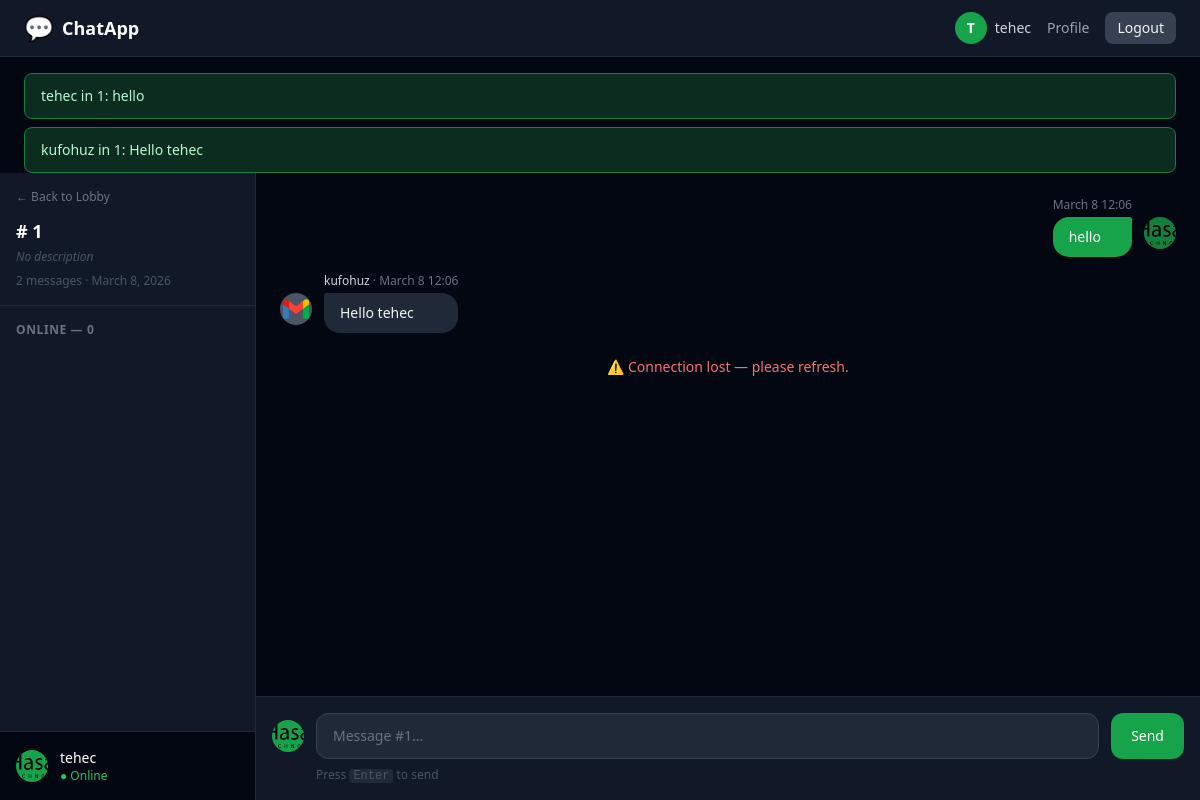
The app's page /chat/1/ (signed in) with its own data.
### accounts/models.py (models this page shows)
class User(AbstractUser):
    email = models.EmailField(unique=True)
    bio = models.TextField(blank=True, null=True)
    avatar = models.ImageField(upload_to='avatars/', blank=True, null=True)
    def __str__(self):
        return self.username

### chat/models.py (models this page shows)
class Message(models.Model):
    room      = models.ForeignKey(Room, on_delete=models.CASCADE, related_name='messages')
    user      = models.ForeignKey(settings.AUTH_USER_MODEL, on_delete=models.SET_NULL, null=True, blank=True)
    content   = models.TextField()
    edited    = models.BooleanField(default=False)
    timestamp = models.DateTimeField(auto_now_add=True)
    updated_at = models.DateTimeField(auto_now=True)
    class Meta:
        ordering = ['timestamp']
    def __str__(self):
        return f'{self.user} in {self.room}: {self.content[:50]}'

class Room(models.Model):
    name        = models.CharField(max_length=255, unique=True)
    description = models.CharField(max_length=500, blank=True, null=True)
    created_by  = models.ForeignKey(
        settings.AUTH_USER_MODEL,
        on_delete=models.SET_NULL,
        null=True, blank=True,
        related_name='created_rooms'
    )
    created_at  = models.DateTimeField(auto_now_add=True)
    def __str__(self):
        return self.name

### chat/views.py (the view)
# urls.py: path('<str:room_name>/', views.room, name='room'),
@login_required
def room(request, room_name):
    room, created = Room.objects.get_or_create(
        name=room_name,
        defaults={'created_by': request.user}
    )
    messages = Message.objects.filter(room=room).order_by('timestamp')[:50]
    return render(request, 'room.html', {
        'room_name': room_name,
        'room': room,
        'messages': messages,
    })

### chat/templates/room.html (shortened to what this page needs)
{% extends "base.html" %}
{% block content %}
<div class="flex flex-1 overflow-hidden" style="height: calc(100vh - 57px);">
    <aside class="w-64 bg-gray-900 border-r border-gray-800 flex flex-col shrink-0">
        <div class="p-4 border-b border-gray-800">
            <a href="/chat/" class="text-gray-500 hover:text-gray-300 text-xs flex items-center gap-1 mb-3 transition-colors">
                ← Back to Lobby
            </a>
            <h2 class="text-white font-bold text-lg"># {{ room_name }}</h2>
            <div id="room-desc-display">
                {% if room.description %}
                    <p id="room-desc-text" class="text-gray-400 text-xs mt-1">{{ room.description }}</p>
                {% else %}
                    <p id="room-desc-text" class="text-gray-600 text-xs mt-1 italic">No description</p>
                {% endif %}
            </div>
            <p class="text-gray-600 text-xs mt-2">{{ messages.count }} messages · {{ room.created_at|date:"N j, Y" }}</p>
        </div>
        <div class="p-4 flex-1 overflow-y-auto">
            <p class="text-gray-500 text-xs font-semibold uppercase tracking-wider mb-3">
                Online — <span id="online-count">0</span>
            </p>
        </div>
        <div class="p-4 border-t border-gray-800 bg-gray-950">
            <div class="flex items-center gap-3">
                <div class="w-8 h-8 rounded-full bg-green-600 flex items-center justify-center font-bold text-white text-sm shrink-0 overflow-hidden"
                     style="min-width:2rem; min-height:2rem;">
                    {% if user.avatar %}
                        <img src="{{ user.avatar.url }}" alt="{{ user.username }}"
                             style="width:100%; height:100%; object-fit:cover; display:block;">
                    {% else %}
                        {{ user.username|first|upper }}
                    {% endif %}
                </div>
                <div class="overflow-hidden">
                    <p class="text-white text-sm font-medium truncate">{{ user.username }}</p>
                    <p class="text-green-500 text-xs">● Online</p>
                </div>
            </div>
        </div>
    </aside>
    <div class="flex-1 flex flex-col overflow-hidden">
        <div id="chat-log" class="flex-1 overflow-y-auto p-6 space-y-4">
            {% if messages %}
                {% for message in messages %}
                    {% if message.user.username == user.username %}
                    <div class="flex justify-end gap-3 group" data-message-id="{{ message.id }}">
                        <div class="max-w-lg">
                            <p class="text-xs text-gray-500 text-right mb-1">
                                {{ message.timestamp|date:"N j" }} {{ message.timestamp|time:"H:i" }}
                            </p>
                            <div id="msg-{{ message.id }}"
                                 class="bg-green-600 text-white px-4 py-2.5 rounded-2xl rounded-tr-sm">
                                <p class="text-sm message-content">{{ message.content }}</p>
                            </div>
                        </div>
                        <div class="w-8 h-8 rounded-full bg-green-700 flex items-center justify-center font-bold text-white text-xs shrink-0 mt-5 overflow-hidden"
                             style="min-width:2rem; min-height:2rem;">
                            {% if message.user.avatar %}
                                <img src="{{ message.user.avatar.url }}" alt="{{ message.user.username }}"
                                     style="width:100%; height:100%; object-fit:cover; display:block;">
                            {% else %}
                                {{ message.user.username|first|upper }}
                            {% endif %}
                        </div>
                    </div>
                    {% else %}
                    <div class="flex gap-3" data-message-id="{{ message.id }}">
                        <div class="w-8 h-8 rounded-full bg-gray-600 flex items-center justify-center font-bold text-white text-xs shrink-0 mt-5 overflow-hidden"
                             style="min-width:2rem; min-height:2rem;">
                            {% if message.user.avatar %}
                                <img src="{{ message.user.avatar.url }}" alt="{{ message.user.username }}"
                                     style="width:100%; height:100%; object-fit:cover; display:block;">
                            {% else %}
                                {{ message.user.username|default:"A"|first|upper }}
                            {% endif %}
                        </div>
                        <div class="max-w-lg">
                            <p class="text-xs text-gray-500 mb-1">
                                <span class="text-gray-300 font-medium">{{ message.user|default:"Anonymous" }}</span>
                                · {{ message.timestamp|date:"N j" }} {{ message.timestamp|time:"H:i" }}
                            </p>
                            <div id="msg-{{ message.id }}"
                                 class="bg-gray-800 text-gray-100 px-4 py-2.5 rounded-2xl rounded-tl-sm">
                                <p class="text-sm message-content">{{ message.content }}</p>
                            </div>
                        </div>
                    </div>
                    {% endif %}
                {% endfor %}
            {% else %}
                <div class="flex flex-col items-center justify-center text-center py-20">
                    <p class="text-5xl mb-4">👋</p>
                    <p class="text-gray-400 font-medium">No messages yet</p>
                    <p class="text-gray-600 text-sm mt-1">Be the first to say something!</p>
                </div>
            {% endif %}
        </div>
        <div class="p-4 border-t border-gray-800 bg-gray-900">
            <div class="flex gap-3 items-center">
                <div class="w-8 h-8 rounded-full bg-green-600 flex items-center justify-center font-bold text-white text-sm shrink-0 overflow-hidden"
                     style="min-width:2rem; min-height:2rem;">
                    {% if user.avatar %}
                        <img src="{{ user.avatar.url }}" alt="{{ user.username }}"
                             style="width:100%; height:100%; object-fit:cover; display:block;">
                    {% else %}
                        {{ user.username|first|upper }}
                    {% endif %}
                </div>
                <div class="flex-1 flex gap-3">
                    <input id="chat-message-input" type="text"
                        placeholder="Message #{{ room_name }}..."
                        class="flex-1 bg-gray-800 border border-gray-700 rounded-xl px-4 py-3 text-white placeholder-gray-500 focus:outline-none focus:border-green-500 transition-colors text-sm">
                    <button id="chat-message-submit"
                        class="bg-green-600 hover:bg-green-500 active:bg-green-700 text-white px-5 py-3 rounded-xl transition-colors font-medium text-sm">
                        Send
                    </button>
                </div>
            </div>
            <p class="text-gray-600 text-xs mt-2 ml-11">Press <kbd class="bg-gray-800 px-1 rounded">Enter</kbd> to send</p>
        </div>
    </div>
</div>
{% endblock %}

### templates/base.html (shortened to what this page needs)
<!DOCTYPE html>
<html lang="en">
<head>
    <script src="https://cdn.tailwindcss.com"></script>
</head>
<body class="bg-gray-950 text-gray-100 min-h-screen flex flex-col">
    <nav class="bg-gray-900 border-b border-gray-800 px-6 py-3 flex items-center justify-between shrink-0">
        <a href="/chat/" class="flex items-center gap-2 text-white font-bold text-lg hover:text-green-400 transition-colors">
            <span class="text-2xl">💬</span>
            <span>ChatApp</span>
        </a>
        <div class="flex items-center gap-4 text-sm">
            {% if user.is_authenticated %}
                <div class="flex items-center gap-2">
                    <div class="w-8 h-8 rounded-full bg-green-600 flex items-center justify-center font-bold text-white text-sm">
                        {{ user.username|first|upper }}
                    </div>
                    <span class="text-gray-300">{{ user.username }}</span>
                </div>
                <a href="{% url 'profile' %}" class="text-gray-400 hover:text-white transition-colors">Profile</a>
                <a href="{% url 'logout' %}" class="bg-gray-700 hover:bg-gray-600 px-3 py-1.5 rounded-lg transition-colors">Logout</a>
            {% else %}
                <a href="{% url 'login' %}" class="text-gray-400 hover:text-white transition-colors">Login</a>
                <a href="{% url 'register' %}" class="bg-green-600 hover:bg-green-500 px-3 py-1.5 rounded-lg font-medium transition-colors">Register</a>
            {% endif %}
        </div>
    </nav>
    {% if messages %}
        <div class="px-6 pt-4 space-y-2">
            {% for message in messages %}
                {% if message.tags == 'error' %}
                    <div class="bg-red-900/50 border border-red-700 text-red-200 px-4 py-3 rounded-lg text-sm">
                        {{ message }}
                    </div>
                {% else %}
                    <div class="bg-green-900/50 border border-green-700 text-green-200 px-4 py-3 rounded-lg text-sm">
                        {{ message }}
                    </div>
                {% endif %}
            {% endfor %}
        </div>
    {% endif %}
    <main class="flex-1 flex flex-col">
        {% block content %}{% endblock %}
    </main>
</body>
</html>

### records on screen
User: username|first "T", username "tehec", avatar (picture)
Message: user+room+content "tehec in 1: hello", timestamp "March 8", timestamp "12:06", content "hello", user.avatar (picture)
Message: user+room+content "kufohuz in 1: Hello tehec", user.avatar (picture), user "kufohuz", timestamp "March 8", timestamp "12:06", content "Hello tehec"
Room: created_at "March 8, 2026"

### other values on screen
{{ room_name }} "1"
{{ messages.count }} "2"
